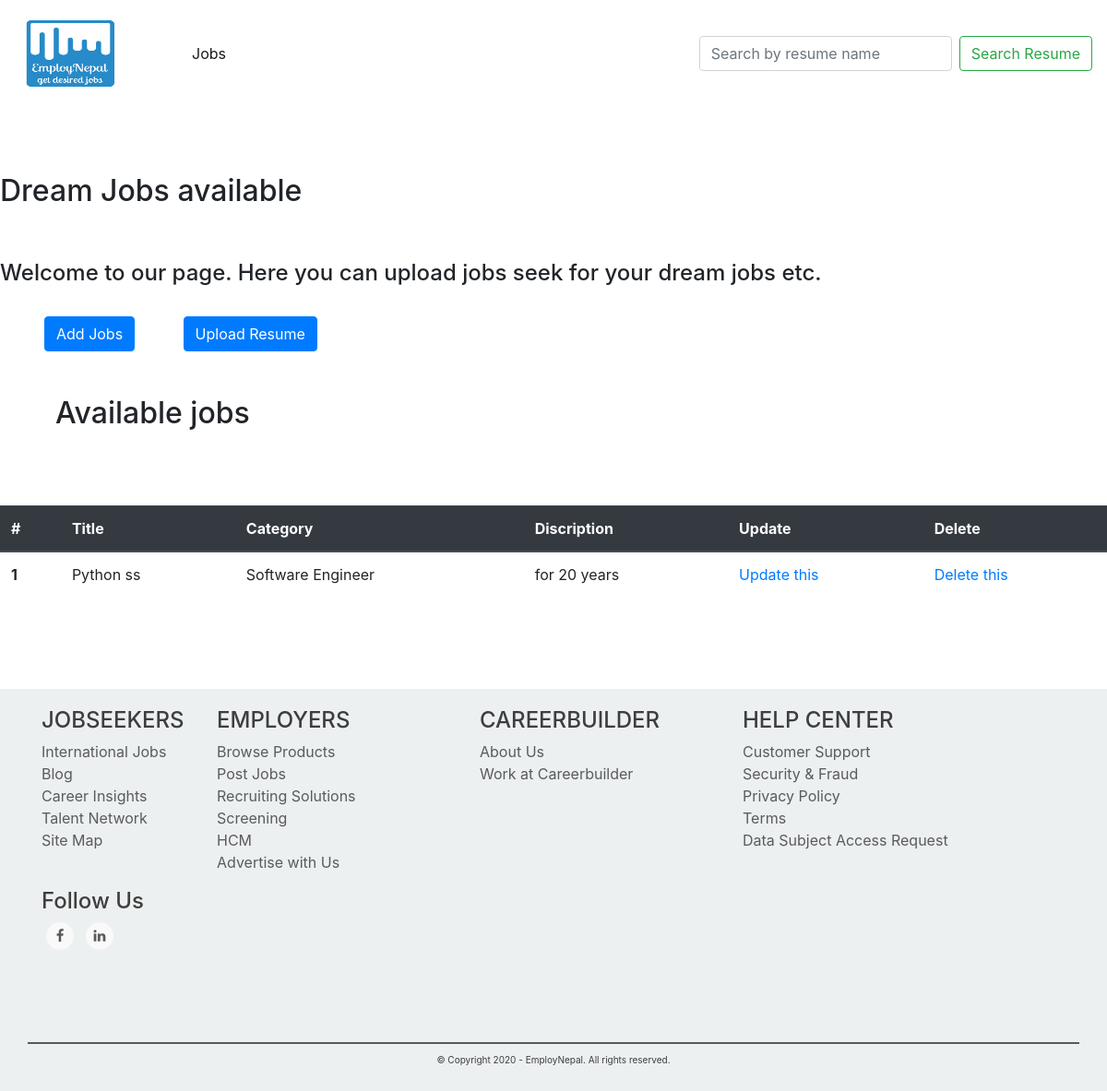
Before: / with the older database file.
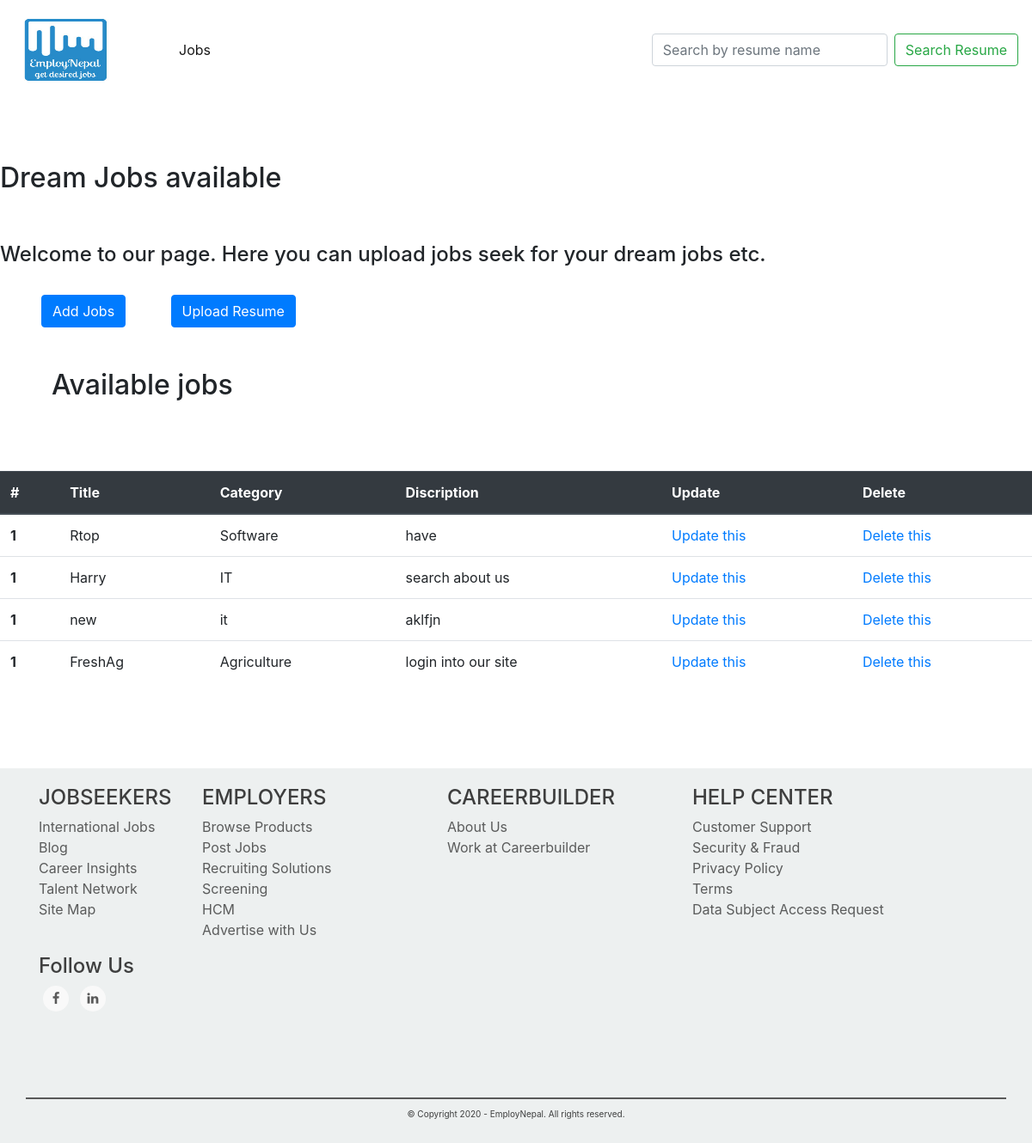
After: the same page with the newer database file.
### courseworkapp/models.py (models this page shows)
class Job(models.Model):
    job_Title= models.CharField(max_length=40)
    job_discription=models.CharField(max_length=100)
    job_Catagory= models.CharField(max_length=40)
    def __str__(self):
        return self.job_Title + " " + self.job_discription+" "+ self.job_Catagory

### EmployNepal/views.py (the view)
# urls.py: path('',index),
def index(request):
    Job_obj = Job.objects.all()
    print(Job_obj)
    context_varible = {
        'Jobs':Job_obj
    }
    return render(request,'index.html',context_varible)

### EmployNepal/templates/index.html
{% extends 'base.html' %}
{% block content %}
<br><br><br>
<h2>Dream Jobs available </h2>
<br><br>
<h4> Welcome to our page. Here you can upload jobs seek for your
dream jobs etc.</h4>
<br>
<a href="{% url 'create_job' %}" class="btn btn-primary ml-5"> Add Jobs </a>
<a href="{% url 'uploadResume' %}" class="btn btn-primary ml-5">Upload Resume </a>
{% if Jobs %}
<br><br><br>
<h2 style="margin-left:60px;">Available jobs</h2>
<br><br><br>
<table class="table">
  <thead class="thead-dark">
    <tr>
      <th scope="col">#</th>
      <th scope="col">Title</th>
      <th scope="col">Category</th>
      <th scope="col">Discription</th>
      <th scope="col">Update</th>
	<th scope="col">Delete</th>
    </tr>
  </thead>
  <tbody>
    <tr>
{% for job in Jobs %}
      <th scope="row">1</th>
      <td>{{job.job_Title}}</td>
      <td>{{job.job_Catagory}}</td>
 	<td>{{job.job_discription}}</td>
      <td><a href="/courseworkapp/edit/{{job.id}}">Update this</a></td>
      <td><a href="/courseworkapp/delete/{{job.id}}">Delete this</a></td>
    </tr>
    {% endfor %}
  </tbody>
</table>
{% endif %}
{% endblock %}

### EmployNepal/templates/base.html (shortened to what this page needs)
{% load static %}
<!DOCTYPE html>
<html lang="en">
<head>
    <link rel="stylesheet" href="{% static 'css/bootstrap.css' %}">
    <link rel="stylesheet" href="https://cdnjs.cloudflare.com/ajax/libs/font-awesome/4.7.0/css/font-awesome.min.css">
    <link rel="stylesheet" href="{% static 'css/footer.css'%}">
</head>
<body>
    <nav class="navbar navbar-expand-lg navbar-light bg-white">
        <a class="navbar-brand" href="a">
            <img src="{% static 'images/logo.jpg' %}" alt="Logo" style="width:120px; height:90px;">
        </a>
        <div class="collapse navbar-collapse" id="navbarSupportedContent">
            <ul class="navbar-nav mr-auto">
                <li class="nav-item ml-5 mr-5 active">
                    <a class="nav-link">Jobs <span class="sr-only">(current)</span></a>
                </li>
            </ul>
            <form class="form-inline my-4" method="GET" action="search">
                <input class="form-control mr-sm-2" type="search" placeholder="Search by resume name" aria-label="Search" name= "Search">
                <button class="btn btn-outline-success my-2 my-sm-0" type="submit">Search Resume</button>
            </form>
        </div>
    </nav>
    {% block content %}{% endblock %}
    <footer class="mainfooter" role="contentinfo">
        <div class="footer-middle">
            <div class="container">
                <div class="row">
                    <div class="col-md-2 col-sm-6">
                        <div class="footer-pad">
                            <h4>JOBSEEKERS</h4>
                            <ul class="list-unstyled ">
                                <li><a href="#">International Jobs</a></li>
                                <li><a href="#">Blog</a></li>
                                <li><a href="#">Career Insights</a></li>
                                <li><a href="#">Talent Network</a></li>
                                <li><a href="#">Site Map</a></li>
                            </ul>
                        </div>
                    </div>
                    <div class="col-md-3 col-sm-6">
                        <div class="footer-pad">
                            <h4>EMPLOYERS</h4>
                            <ul class="list-unstyled">
                                <li><a href="#">Browse Products</a></li>
                                <li><a href="#">Post Jobs</a></li>
                                <li><a href="#">Recruiting Solutions</a></li>
                                <li><a href="#">Screening</a></li>
                                <li><a href="#">HCM</a></li>
                                <li><a href="#">Advertise with Us</a></li>
                            </ul>
                        </div>
                    </div>
                    <div class="col-md-3 col-sm-6">
                        <div class="footer-pad">
                            <h4>CAREERBUILDER</h4>
                            <ul class="list-unstyled">
                                <li><a href="#">About Us</a></li>
                                <li><a href="#">Work at Careerbuilder</a></li>
                            </ul>
                        </div>
                    </div>
                    <div class="col-md-auto col-sm-6">
                        <div class="footer-pad">
                            <h4>HELP CENTER</h4>
                            <ul class="list-unstyled">
                                <li><a href="#">Customer Support</a></li>
                                <li><a href="#">Security & Fraud</a></li>
                                <li><a href="#">Privacy Policy</a></li>
                                <li><a href="#">Terms</a></li>
                                <li><a href="#">Data Subject Access Request</a></li>
                            </ul>
                        </div>
                    </div>
                    <div class="col-md-auto">
                        <h4>Follow Us</h4>
                        <ul class="social-network social-circle">
                            <li><a href="#" class="icoFacebook" title="Facebook"><i class="fa fa-facebook"></i></a></li>
                            <li><a href="#" class="icoLinkedin" title="Linkedin"><i class="fa fa-linkedin"></i></a></li>
                        </ul>
                    </div>
                </div>
                <div class="row">
                    <div class="col-md-12 copy">
                        <p class="text-center">&copy; Copyright 2020 - EmployNepal. All rights reserved.</p>
                    </div>
                </div>
            </div>
        </div>
    </footer>
</body>
</html>

### static/css/footer.css (style rules this page uses)
footer { background: rgb(237, 240, 240); margin-top:100px; bottom: 0px; }
footer a { margin-top: 20px; color: rgba(20, 20, 20, 0.678); font-size: 16px; margin: auto; transition-duration: 0.2s; }
.copy { margin-top: 100px; padding: 10px; border-top: 2px solid #595959; }
.footer-middle { padding-top: 2em; color: rgba(2, 1, 1, 0.747); font-size: 10px; }
ul.social-network { list-style: none; display: inline; margin-left: 0 !important; padding: 0; }
ul.social-network li { display: inline; margin: 0 5px; }
.social-circle li a { display: inline-block; position: relative; margin: 0 auto 0 auto; -moz-border-radius: 50%; -webkit-border-radius: 50%; border-radius: 50%; text-align: center; width: 30px; height: 30px; font-size: 15px; }
.social-circle li i { margin: 0; line-height: 30px; text-align: center; }
.social-circle i { color: #595959; -webkit-transition: all 0.8s; -moz-transition: all 0.8s; -o-transition: all 0.8s; -ms-transition: all 0.8s; transition: all 0.8s; }
.social-network a { background-color: #F9F9F9; }

Changed rows visible on the page:
removed Job: job_Title "Python ss", job_Catagory "Software Engineer", job_discription "for 20 years"
added Job: job_Title "Rtop", job_Catagory "Software", job_discription "have"
added Job: job_Title "Harry", job_Catagory "IT", job_discription "search about us"
added Job: job_Title "new", job_Catagory "it", job_discription "aklfjn"
added Job: job_Title "FreshAg", job_Catagory "Agriculture", job_discription "login into our site"
